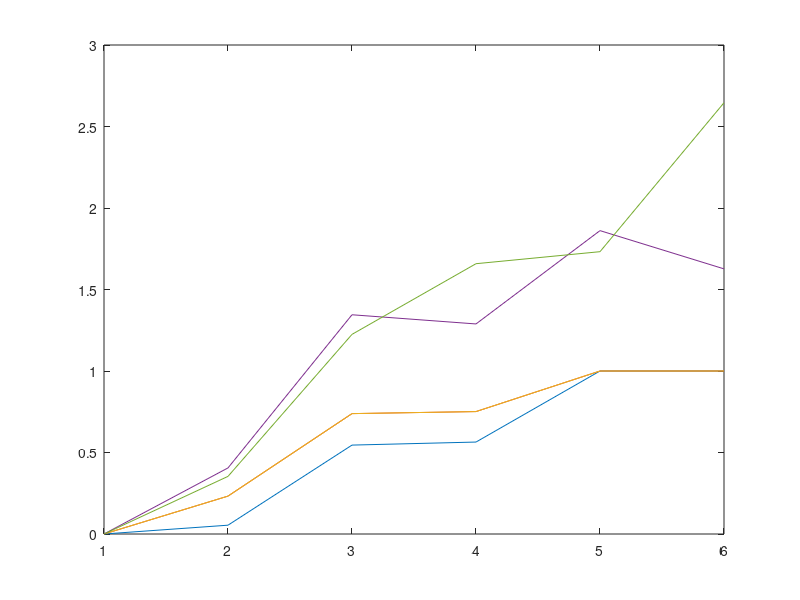

The MATLAB script that drew this image: (Note: this script raises an error after producing the figure.)


%% Test Cluster index

testDists = {[2 2 2 2] [3 2 1 2] [6 2 0 0] [6 2 0 0 0 0 ] [8 0 0 0] [8 0 0 0 0 0 0 0 ]}

clear cIs 



for i = 1 :length(testDists)
    
       tD = testDists{i};

    clear clusterIndex
    meanCluster = sum(tD)/length(tD);
difCluster = tD-meanCluster;
mostCluster = sum(tD) - meanCluster + meanCluster * (length(tD)-1);
mostCluster = sum(tD)  + meanCluster * (length(tD)-2);

%mostClusterSqr = (sum(tD)-meanCluster)^2 + (meanCluster^2) * (length(tD)-1);

leastCluster = 0;

skewMat = tD;
skewMat(1) = sum(tD);
mostClusterSqr = (sum((skewMat-meanCluster).^2));
mostClusterSqr2 = sqrt(mean((skewMat-meanCluster).^2));

    
   %clusterIndex(1) = sum(tD.^2)/sum(tD); %good - weighted average
   %clusterIndex(2) = sum(tD.^2)/sum(tD)^2; % good - cluster index
   %clusterIndex(3) = sqrt(sum(tD.^2))/sum(tD); % weak compared to #2
   %clusterIndex(4) = (sum(tD))^2 / (sum(tD.^2)* length(tD))  
  clusterIndex(1) = sum((tD-meanCluster).^2)/mostClusterSqr;
   clusterIndex(2) =   sqrt(sum((tD-meanCluster).^2))/sqrt(mostClusterSqr);
   clusterIndex(3) = rms(tD-meanCluster)/rms(skewMat-meanCluster); %same as above
  % clusterIndex(4) =   sqrt(mean((tD-meanCluster).^2))/sqrt(mostClusterSqr2);
   clusterIndex(4) =   sqrt(mean((tD-meanCluster).^2))/sqrt(mostClusterSqr2);
    clusterIndex(5) = rms(tD-meanCluster)/meanCluster;

   cIs(:,i) = clusterIndex;
    
end


plot(cIs')
%%


(td - sum(tD)/length(tD))^2/sum(tD)^2


sum(tD)^2-(sum(tD)/length(tD))




